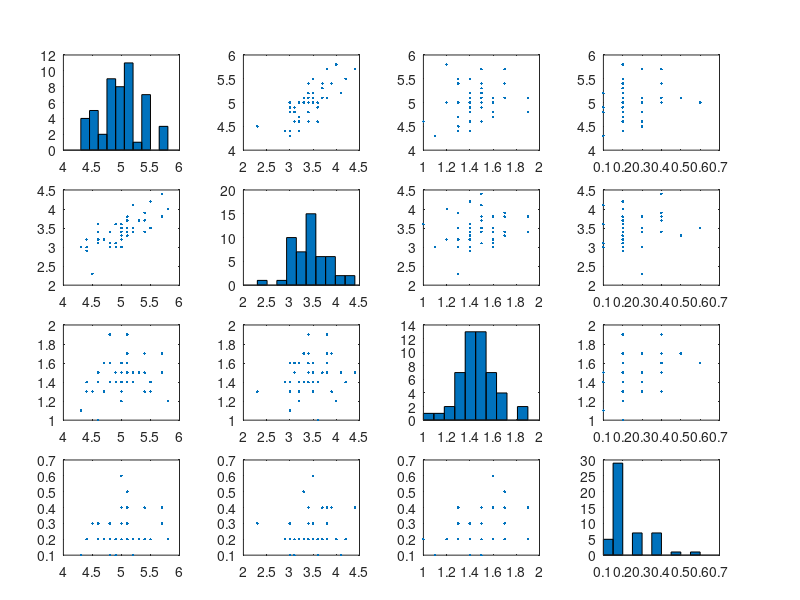

Recreate this plot in MATLAB. (Note: this script raises an error after producing the figure.)
%% Exercise 1b - PCA
%% Ex1
% PCA Analysis exercise with iris data
clear; close all; clc;
load irisdata.txt;

% Load data
X = irisdata(1:50,1:4)';

[M,N] = size(X);
% M is number of features and N is number of observations

%% Ex2
% Create vectors of individual measurements:
sep_L = X(1,:);
sep_W = X(2,:);
pet_L = X(3,:);
pet_W = X(4,:);

% Compute variance of each feature:
var_sep_L = var(sep_L)
var_sep_W = var(sep_W)
var_pet_L = var(pet_L)
vvar_pet_W = var(pet_W)

%% Ex3

% compute covariance matrix between sepal length and sepal width:
cov_sepL_sepW = cov(sep_L,sep_W)
% compute covariance matrix between sepal length and petal length:
cov_sepL_petL = cov(sep_L,pet_L)

%% Ex4 

% Plot scatterplots of all variables:
[~,ax]=plotmatrix(X');
ax(1,1).YLabel.String='Sepal L'; 
ax(2,1).YLabel.String='Sepal W'; 
ax(3,1).YLabel.String='Petal L'; 
ax(4,1).YLabel.String='Petal W'; 
ax(4,1).XLabel.String='Sepal L'; 
ax(4,2).XLabel.String='Sepal W'; 
ax(4,3).XLabel.String='Petal L'; 
ax(4,4).XLabel.String='Petal W'; 

% This plots shows that sepal W and sepal L is correlated (as seen in
% covariance matrix as well). The other variables are not significantly
% correlated, as indicated by the low covariance of sepal L and petal L

%% Ex5 - PCA computation:
data = X;

% subtract the mean for each dimension
mn = mean(data,2);
data = data - repmat(mn,1,N);

% calculate the covariance matrix
Cx = 1 / (N-1) * data * data';

% find the eigenvectors and eigenvalues
[PC, V] = eig(Cx);

% extract diagonal of matrix as vector
V = diag(V);

% sort the variances in decreasing order
[junk, rindices] = sort(-1*V);
V = V(rindices);
PC = PC(:,rindices);

% project the original data set
signals = PC' * data;

%% Ex6
% plot explained variance of principal components:
plot(V)
Vnorm = V / sum(V) * 100
plot(Vnorm, '*-')
ylabel('Percent explained variance')
xlabel('Principal component')
% It is clear, that the first component explains most of the variance, and
% the first 2-3 components will explain more that 90% of the variance

%% Ex7
[~,ax]=plotmatrix(signals');

% compute covariance of the two first components:
pv1 = signals(1,:);
pv2 = signals(2,:);
cov_pv1_2 = cov(pv1,pv2);
% They are not correlated at all, as the definition of the principal
% components is that they are uncorrelated with each other.